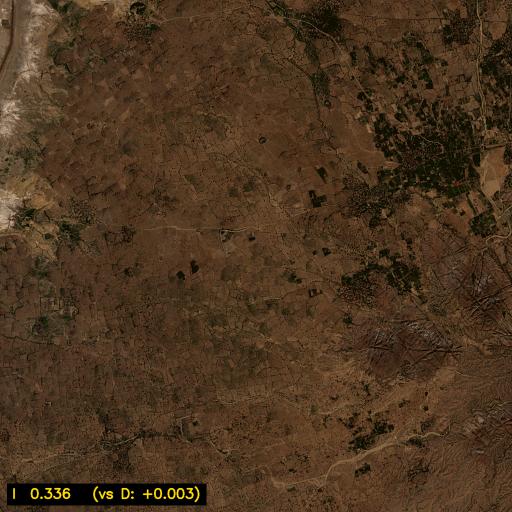
#> input picture data/glyphs/I/glyph_20260621_190352_722869.png, 1024 x 1024 px (shown at 1/2 size)
$ python -i features.py   (imports and definitions only)
#> lines starting #> are read from the running program, lines starting #| are printed output that depends on the picture; after the words box and inside, x2 and y2 are one past the last pixel; in counts of white or black regions, pixels touching at a corner belong together
"""Visual feature extraction for satellite tiles.

Given a tile (BGR uint8) we extract:

  - the **dominant shape**: the largest connected region from a colour-cluster
    segmentation, with its outer contour and any internal holes;
  - a small set of **interpretable features** (edge density, dominant-component
    fraction, shape complexity, hole count, Hu-moments);
  - a single ``interest_score`` combining the features — used purely to **rank**
    tiles, never to label them. High score = visually interesting; low score =
    farmland / texture / blank.

Nothing in this module classifies anything. It produces numbers and shapes
for the gallery to display and humans to evaluate.
"""

from __future__ import annotations

from dataclasses import dataclass, field
from typing import List, Optional, Tuple

import cv2
import numpy as np


# ---------------------------------------------------------------------------
# Dominant-shape extraction
# ---------------------------------------------------------------------------

def _kmeans_label_map(img_bgr: np.ndarray, k: int = 4,
                      downscale: int = 4) -> np.ndarray:
    """Return a per-pixel cluster label map (uint8) using HSV k-means.
    The image is downsampled for speed and the labels upsampled back."""
    h, w = img_bgr.shape[:2]
    small = cv2.resize(
        img_bgr,
        (max(1, w // downscale), max(1, h // downscale)),
        interpolation=cv2.INTER_AREA,
    )
    hsv = cv2.cvtColor(small, cv2.COLOR_BGR2HSV).astype(np.float32)
    pixels = hsv.reshape(-1, 3)
    criteria = (cv2.TERM_CRITERIA_EPS + cv2.TERM_CRITERIA_MAX_ITER, 10, 1.0)
    _, labels, _ = cv2.kmeans(
        pixels, k, None, criteria, 3, cv2.KMEANS_PP_CENTERS,
    )
    labels = labels.reshape(small.shape[:2]).astype(np.uint8)
    return cv2.resize(labels, (w, h), interpolation=cv2.INTER_NEAREST)


def _clean_mask(mask: np.ndarray) -> np.ndarray:
    """Smooth + fill speckle so the largest component has letter-sized
    topology rather than thousands of pinhole holes."""
    h, w = mask.shape
    k = max(5, min(h, w) // 48) | 1
    kern = cv2.getStructuringElement(cv2.MORPH_ELLIPSE, (k, k))
    m = cv2.morphologyEx(mask, cv2.MORPH_CLOSE, kern)
    m = cv2.morphologyEx(m, cv2.MORPH_OPEN, kern)
    # Fill tiny holes (<0.6% of tile area) so the topology is meaningful.
    min_area = max(64, int(0.006 * h * w))
    inv = cv2.bitwise_not(m)
    n, labels, stats, _ = cv2.connectedComponentsWithStats(inv, connectivity=8)
    for i in range(1, n):
        if stats[i, cv2.CC_STAT_AREA] < min_area:
            m[labels == i] = 255
    n, labels, stats, _ = cv2.connectedComponentsWithStats(m, connectivity=8)
    for i in range(1, n):
        if stats[i, cv2.CC_STAT_AREA] < min_area:
            m[labels == i] = 0
    return m


def dominant_shape(img_bgr: np.ndarray, k: int = 4,
                   min_area_frac: float = 0.08,
                   max_area_frac: float = 0.85,
                   ) -> Optional[dict]:
    """Find the dominant shape in the tile by checking each k-means cluster
    and picking the cluster whose largest connected component best satisfies:

      - area is between ``min_area_frac`` and ``max_area_frac`` of the tile
      - among those that qualify, pick the one with the *highest area*
        (the most dominant shape that isn't basically the whole tile).

    Returns a dict with:
        contour       outer contour (np.ndarray)
        hole_contours list of interior contours (may be empty)
        bbox          (x, y, w, h)
        area          int
        holes         int
        mask          full-resolution binary mask (uint8)
      Or ``None`` if no cluster yields a qualifying shape.
    """
    h, w = img_bgr.shape[:2]
    tile_area = h * w
    lo = int(tile_area * min_area_frac)
    hi = int(tile_area * max_area_frac)

    label_map = _kmeans_label_map(img_bgr, k=k)

    best: Optional[dict] = None
    for ci in range(k):
        mask = (label_map == ci).astype(np.uint8) * 255
        mask = _clean_mask(mask)
        contours, hierarchy = cv2.findContours(
            mask, cv2.RETR_CCOMP, cv2.CHAIN_APPROX_SIMPLE,
        )
        if not contours or hierarchy is None:
            continue
        hierarchy = hierarchy[0]
        # Pick the biggest outer contour in this cluster.
        outers = [(i, c) for i, c in enumerate(contours)
                  if hierarchy[i][3] == -1]
        if not outers:
            continue
        idx, contour = max(outers, key=lambda ic: cv2.contourArea(ic[1]))
        area = int(cv2.contourArea(contour))
        if area < lo or area > hi:
            continue
        if best is not None and area <= best["area"]:
            continue
        hole_contours = [
            contours[i] for i in range(len(contours))
            if hierarchy[i][3] == idx
        ]
        x, y, cw, ch = cv2.boundingRect(contour)
        best = {
            "contour": contour,
            "hole_contours": hole_contours,
            "bbox": (x, y, cw, ch),
            "area": area,
            "holes": len(hole_contours),
            "mask": mask,
        }
    return best


# ---------------------------------------------------------------------------
# Feature numbers
# ---------------------------------------------------------------------------

def edge_density(img_bgr: np.ndarray) -> float:
    """Fraction of pixels that are Canny edges. ~0.02 for uniform; ~0.4+ for
    chaotic texture; recognisable shapes land between."""
    gray = cv2.cvtColor(img_bgr, cv2.COLOR_BGR2GRAY)
    edges = cv2.Canny(gray, 80, 160)
    return float(edges.mean() / 255.0)


def shape_complexity(contour: np.ndarray) -> float:
    """Isoperimetric-ratio-like complexity: ``perimeter² / (4π × area)``.

    A perfect circle = 1.0; a square ≈ 1.27; jagged coastlines and complex
    letterforms 3.0–10.0; very wiggly noise 20+. Used as both a feature and
    a tie-breaker — letters tend to live in the 2–8 range.
    """
    area = max(1.0, cv2.contourArea(contour))
    peri = cv2.arcLength(contour, True)
    return (peri * peri) / (4.0 * np.pi * area)


def hu_log(contour: np.ndarray) -> np.ndarray:
    """7 Hu moments, log-scaled and sign-preserved. One component of the
    descriptor vector used for similarity search (NOT for classification)."""
    m = cv2.moments(contour)
    h = cv2.HuMoments(m).flatten()
    return -np.sign(h) * np.log10(np.abs(h) + 1e-30)


# ---------------------------------------------------------------------------
# Combined features + interest score
# ---------------------------------------------------------------------------

@dataclass
class TileFeatures:
    """Everything we compute for one tile that has a dominant shape."""
    bbox: Tuple[int, int, int, int]
    area: int
    area_frac: float
    holes: int
    edge_density: float
    complexity: float
    solidity: float
    extent: float
    hu: np.ndarray
    descriptor: np.ndarray   # the vector used for similarity (11-D)
    interest_score: float
    contour: np.ndarray = field(repr=False)
    hole_contours: List[np.ndarray] = field(repr=False, default_factory=list)


def _complexity_score(complexity: float) -> float:
    """Map shape_complexity to 0–1: letters live around 2–8.
    Bell curve centred ~5, with FWHM ~6. Plain blobs (~1) and noise (>20)
    both score low."""
    return float(np.exp(-((complexity - 5.0) / 4.0) ** 2))


def compute_features(img_bgr: np.ndarray) -> Optional[TileFeatures]:
    """Compute everything for one tile. Returns None if no dominant shape
    qualifies."""
    h, w = img_bgr.shape[:2]
    tile_area = h * w

    shape = dominant_shape(img_bgr)
    if shape is None:
        return None
    contour = shape["contour"]
    area = shape["area"]
    bbox = shape["bbox"]
    bx, by, bw, bh = bbox
    bbox_area = max(1, bw * bh)
    hull_area = max(1.0, float(cv2.contourArea(cv2.convexHull(contour))))

    feat_edge = edge_density(img_bgr)
    feat_complexity = shape_complexity(contour)
    feat_solidity = area / hull_area
    feat_extent = area / bbox_area
    feat_area_frac = area / tile_area
    feat_hu = hu_log(contour)

    # Interest score: visual quality, NOT letter-ness.
    # Reward a dominant shape that fills a recognisable fraction of the
    # tile; reward letter-like complexity (~3–8); penalise both blobs (low
    # complexity) and chaotic noise (high complexity).
    score = (
        0.45 * min(1.0, feat_area_frac / 0.4)   # dominant shape fraction
        + 0.30 * _complexity_score(feat_complexity)  # letter-like complexity
        + 0.15 * min(1.0, feat_edge / 0.20)     # has visible edges
        + 0.10 * feat_solidity                  # not a fractal
    )
    score = float(np.clip(score, 0.0, 1.0))

    descriptor = np.concatenate([
        feat_hu,
        np.array([feat_area_frac, feat_edge, feat_complexity,
                  feat_solidity], dtype=np.float64),
    ])

    return TileFeatures(
        bbox=bbox,
        area=area,
        area_frac=feat_area_frac,
        holes=shape["holes"],
        edge_density=feat_edge,
        complexity=feat_complexity,
        solidity=feat_solidity,
        extent=feat_extent,
        hu=feat_hu,
        descriptor=descriptor,
        interest_score=score,
        contour=contour,
        hole_contours=shape["hole_contours"],
    )

>>> import cv2
>>> picture = cv2.imread('../data/glyphs/I/glyph_20260621_190352_722869.png')
#> picture is the input picture: shape (1024, 1024, 3); mean B, G, R 30.9, 52.7, 74.8
>>> result = compute_features(picture)
#> in _kmeans_label_map, `hsv = cv2.cvtColor(small, cv2.COLOR_BGR2HSV).astype(np.float32)`:
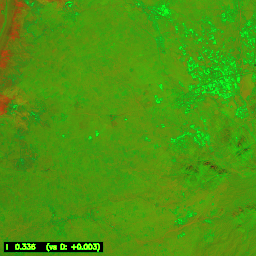
#> hsv: shape (256, 256, 3) float32; mean B, G, R 15.1, 151, 74.8
#> in _kmeans_label_map, `return cv2.resize(labels, (w, h), interpolation=cv2.INTER_NEAREST)`:
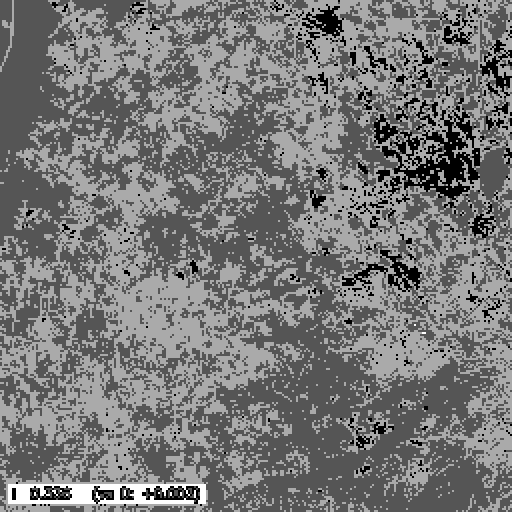
#> returned value: shape (1024, 1024) (shown at 1/2 size); min 0, max 3, mean 1.42; drawn with min black and max white
#> the loop in dominant_shape, `for ci in range(k):` made 4 passes
#> (idx, area) on passes 1, 4: (1, 39439), (0, 15297)
#> (idx, area) on pass 2: (0, 1001201)
#> pass 1, in dominant_shape, `mask = (label_map == ci).astype(np.uint8) * 255`:
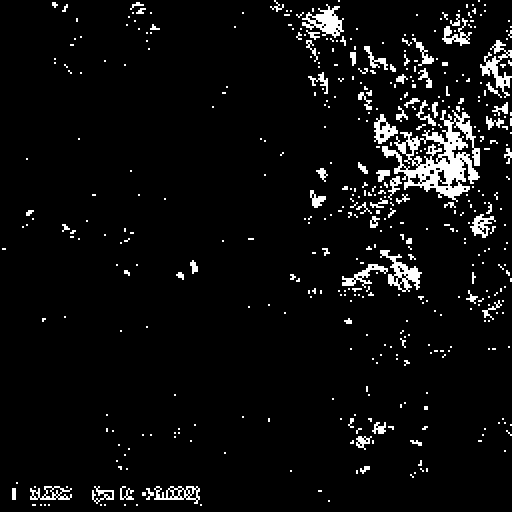
#> mask: shape (1024, 1024) (shown at 1/2 size); 5.3% white; 454 white regions (246 under 20 px), largest, box (x1, y1, x2, y2) and area: (764, 220, 960, 404) 13856, (604, 8, 688, 76) 2592, (760, 500, 844, 584) 2560
#> pass 1, in _clean_mask, `inv = cv2.bitwise_not(m)`:
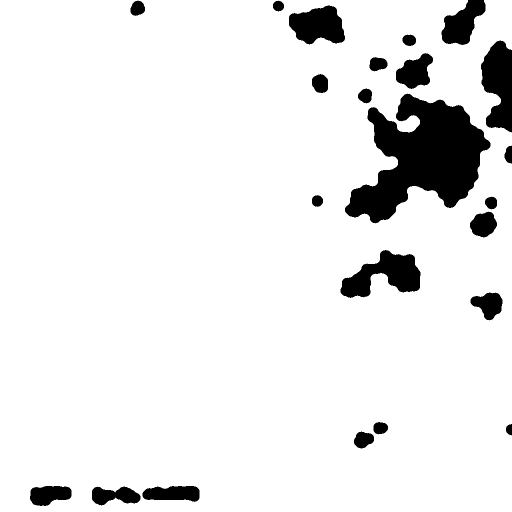
#> inv: shape (1024, 1024) (shown at 1/2 size); 91.4% white; 23 black regions, largest, box (x1, y1, x2, y2) and area: (690, 187, 981, 447) 40001, (681, 500, 841, 596) 8195, (962, 81, 1024, 265) 8187
#> after the loop in dominant_shape, `for ci in range(k):`:
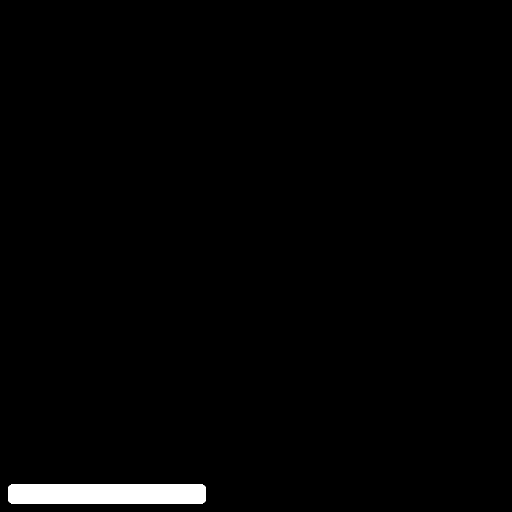
#> mask: shape (1024, 1024) (shown at 1/2 size); 1.5% white; 1 white region, box (x1, y1, x2, y2) and area: (16, 968, 412, 1008) 15720
#> in compute_features, `shape = dominant_shape(img_bgr)`: shape = 6 items
#> in compute_features, `contour = shape["contour"]`: contour = contour of 2168 points, box (x1, y1, x2, y2) (0, 0, 1024, 1024), area 882591
#> in compute_features, `area = shape["area"]`: area = 882591
#> in compute_features, `bbox = shape["bbox"]`: bbox = (0, 0, 1024, 1024)
#> in compute_features, `bx, by, bw, bh = bbox`: bx = 0; bw = 1024
#> in compute_features, `bbox_area = max(1, bw * bh)`: bbox_area = 1048576
#> in compute_features, `hull_area = max(1.0, float(cv2.contourArea(cv2.convexHull(contour))))`: hull_area = 1027968
#> in edge_density, `gray = cv2.cvtColor(img_bgr, cv2.COLOR_BGR2GRAY)`:
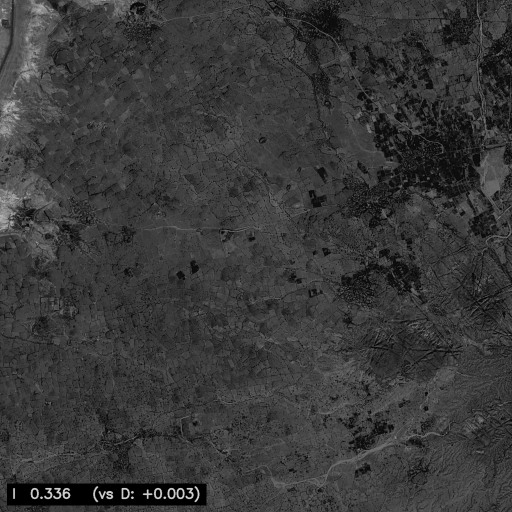
#> gray: shape (1024, 1024) (shown at 1/2 size); min 0, max 255, mean 56.8
#> in edge_density, `edges = cv2.Canny(gray, 80, 160)`:
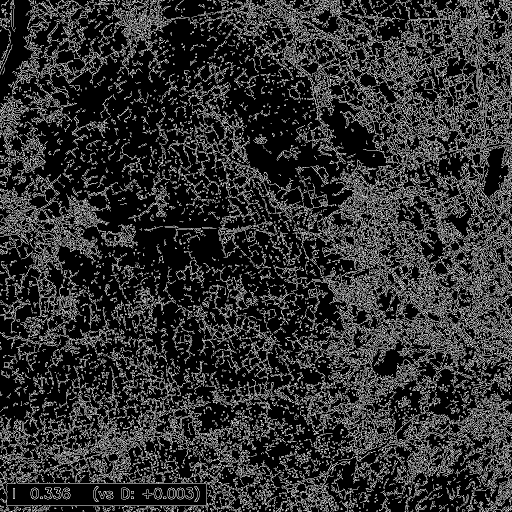
#> edges: shape (1024, 1024) (shown at 1/2 size); 19.5% white in thin lines or dots
#> in compute_features, `feat_edge = edge_density(img_bgr)`: feat_edge = 0.195
#> in shape_complexity, `area = max(1.0, cv2.contourArea(contour))`: area = 882591
#> in shape_complexity, `peri = cv2.arcLength(contour, True)`: peri = 8333
#> in compute_features, `feat_complexity = shape_complexity(contour)`: feat_complexity = 6.26
#> in compute_features, `feat_solidity = area / hull_area`: feat_solidity = 0.859
#> in compute_features, `feat_extent = area / bbox_area`: feat_extent = 0.842
#> in hu_log, `m = cv2.moments(contour)`: m = moments, m00 882591, centre m10/m00, m01/m00 = (527.1, 476)
#> in hu_log, `h = cv2.HuMoments(m).flatten()`: h = [0.179, 0.000497, 7.84e-05, 2.16e-05, -8.48e-10, -3.13e-07, -2.65e-10]
#> in compute_features, `feat_hu = hu_log(contour)`: feat_hu = [0.747, 3.3, 4.11, 4.67, -9.07, -6.5, -9.58]
#> in compute_features, `score = ( 0.45 * min(1.0, feat_area_frac / 0.4)`: score = 0.953
#> in compute_features, `descriptor = np.concatenate([ feat_hu, np.array([feat_area_frac, feat_..`: descriptor = [0.747, 3.3, 4.11, 4.67, -9.07, -6.5, -9.58, 0.842, 0.195, 6.26, 0.859]
